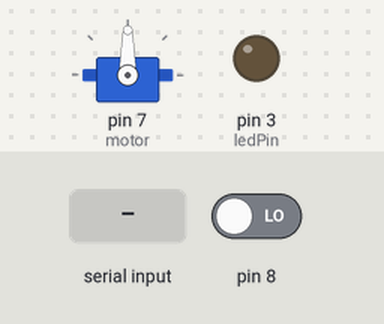
Simulated run of this sketch. Board: Arduino Uno, built with avr-gcc and run on an emulated ATmega328P. Parts: servo, output pins drawn as LEDs (lit = HIGH). The inputs (shaded band) are chosen by the test bench; at power-on: pin 8 LOW.

Above: at 1.2 s.
1.3 s: "V" received over Serial
At 2.4 s:
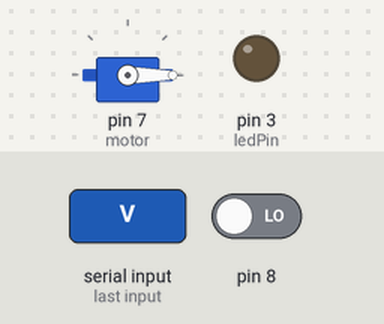
Timing chart, 0 to 4.3 s (numbered marks = the images above; inputs shaded):
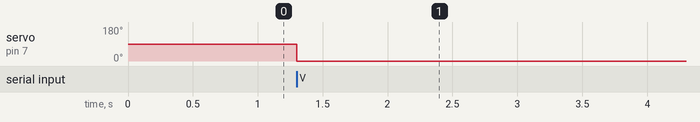

Measured:
- after the input at 1.3 s, servo on pin 7 (motor): 90° → 0° at once

The sketch:

Arduino.ino
```cpp
  #include <Servo.h>
  // constants won't change. They're used here to set pin numbers:
  //const int buttonPin = 2;     // the number of the pushbutton pin
  const int ledPin =  3;      // the number of the LED pin

  // variables will change:
  int buttonState = 0;         // variable for reading the pushbutton status
  //int clicks = 0;
  Servo motor;
  int pos = 0;
  void setup() {
    motor.attach(7);
    pinMode(8, INPUT);
    //  clicks = 0;
    // initialize the LED pin as an output:
    pinMode(ledPin, OUTPUT);
    // initialize the pushbutton pin as an input:
    // pinMode(buttonPin, INPUT);
    //for python comm
    Serial.begin(9600); // use the same baud-rate as the python side

  }

  void loop() {
    // read the state of the pushbutton value:
    buttonState = digitalRead(8);
    if (Serial.available() > 0)
    {
      char data = Serial.read();
      if (data == 'C')
      {
        // if(buttonState == HIGH)
        if (buttonState == HIGH) {
          if (motor.read() != 90)
          {
            motor.write(30);
            delay(50);
            motor.write(60);
            delay(50);
            motor.write(90);
            delay(50);
          }

          digitalWrite(ledPin, HIGH);
        }
      }
      else if (data == 'V') {
        //delay(2000);
        if (motor.read() != -90)
        {
          motor.write(-30);
          delay(50);
          motor.write(-60);
          delay(50);
          motor.write(-90);
          delay(50);
        }
        digitalWrite(ledPin, LOW);
      }
    }
  }

  //PYTHON CODE THAT HAS TO DO WITH THIS

  // BEFORE WHILE LOOP:
  /*
    import serial <- Arduino and serial monitor library
    ---
    bool Open = False <- indicates if gate 'should'
    be open or not;
    ---
    arduino = serial.Serial('COM9', 9600, timeout=.1)
      {Initializes connection with Arduino board,
      'COM9' is the USB PORT, that the board is connected to.
      Change, if applied to another PC
      (look in device manager to learn what port is used)}
    time.sleep(1) <- Gives a second for stuff to load up
       ' safety precaution ;) '
    ---
    msg = 'C' - char variable, indicates if mask is detected
    clr = 'V' - char variable, indicates if reqs arent met
  */
  //INSIDE WHILE LOOP:
  /*
     if keyboard.is_pressed('g'):
          ser.close()
          cv2.destroyAllWindows()
          vs.stop()
          sys.exit
      CLICK 'g' BEFORE EVERY SHUT DOWN OF THE PROGRAM,
      OTHERWISE FURTHER OPERATION IS SUSCEPTIBLE TO FAULTS!

       IF CASE OF ERRORS:
              ~~~
      1.CLOSE THE .py SCRIPT
      2.UNPLUG THE BOARD
      3.RESTART THE COMPUTER
      4.PLUG THE ARDUINO BACK IN
      5.RUN THE SCRIPT AGAIN
                      -
      problem should be fixed if steps are followed in
      correct order :)
                      -
              ~~~
      ---
      Open = True <- Opens the gates on start up, and keeps
          them open if face masks are detected
      ---
      if frame is not None:
          frame = imutils.resize(frame, width=400)
      else:   <--- if condition is met, nothing happens,
                   ELSE if the camera malfunctions, gates
                   close automatically
          arduino.write(clr.encode())
          print('GATE IS CLOSED')
          continue
      ---
      THESE CHECKS PERFORM AFTER FACE DETECTION PHASE:
      if Open:
          arduino.write(msg.encode())	<- this command writes 'C'
                                         in the serial monitor,
                                         which opens the gate
          print('GATE IS OPEN')
      else:
          arduino.write(clr.encode()) <- this command writes 'V'
                                          in the serial monitor,
                                          which closes the gate
          print('GATE IS CLOSED')
  */
```
